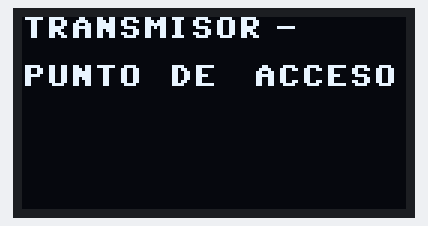
This program was run on a simulated MicroPython board. Parts: 128×64 one-colour display. The board's own WiFi access point starts at once; one TCP client connects 1 s after the port opens and stays connected; what the program prints to the serial console is not drawn.

Above: at 0.1 s.
At 8.1 s:
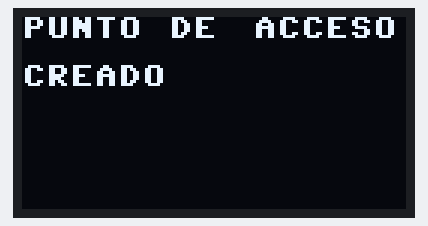
At 13.2 s:
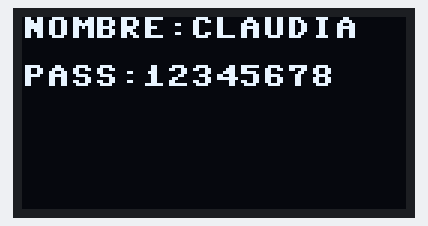
At 18.2 s:
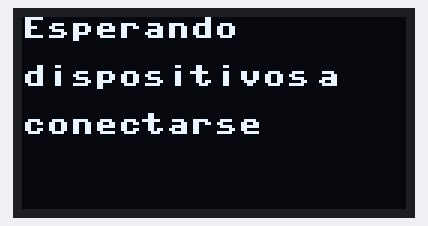

The program:

INFORME__transmisor-ack__wifi_AP_-_copia.py
```python
# primero ejecuta este, cuando salga que se creo el punto de acceso
# ejecuta el codigo del receptor, especificamente, cuando este entre
# mostrando la clave ESPECIFICAMENTE AHI CONECTALO

from time import sleep
import time
import machine
import uos
from machine import Pin, I2C
from ssd1306 import SSD1306_I2C
import network
import socket

def pantalla():
    WIDTH = 128
    HEIGHT = 64
    i2c = I2C(0, scl=Pin(17), sda=Pin(16), freq=400000)
    oled = SSD1306_I2C(WIDTH, HEIGHT, i2c)
    return oled

def mostrar_oled(oled, message):
    oled.fill(0)
    ancho_caracter = 7  # <-- tamaño en pixeles de un caracter
    max_columna = 120   # <-- long max de la pantalla
    fila = 0            # <-- primera linea
    columna = 0			# <-- primera columna
    palabras = message.split() # <-- string a lista
    for palabra in palabras:
        ancho_palabra = len(palabra) * ancho_caracter
        if columna + ancho_palabra > max_columna:
            fila += 16
            columna = 0
        if fila >= 50:
            oled.show()
            sleep(1)
            oled.fill(0)
            fila = 0
            columna = 0
        oled.text(palabra, columna, fila)
        columna = columna + 7 # --> espacio entre palabras porsia
        columna += ancho_palabra + ancho_caracter
    oled.show()
    sleep(5)

def get_data(file_name): # Function to read data from a file
    with open(file_name, 'r') as file:
        data = file.read()
    return data

def envio_wifi(oled):
    cadena = "TRANSMISOR - PUNTO DE ACCESO"
    mostrar_oled(oled, cadena)
    sleep(3)

    ap = network.WLAN(network.AP_IF) # crear punto acceso
    ap.config(essid='claudia', password='12345678') # credenciales
    ap.active(True) # prender ap

    cadena = "PUNTO DE ACCESO CREADO "
    mostrar_oled(oled, cadena)

    cadena = "NOMBRE:CLAUDIA PASS:12345678"
    mostrar_oled(oled, cadena)

    status = ap.ifconfig()
    ip = status[0] # Get the IP address
    print('IP: = ' + ip)

    addr = socket.getaddrinfo(ip, 80)[0][-1]
    s = socket.socket()
    s.bind(addr)
    s.listen(50) #listen(numero) --> nmro cliente a aceptar
    #print("Escuchando en la direccion: ", addr)
    cadena = "Esperando dispositivos a conectarse"
    mostrar_oled(oled, cadena)

    while True:  # escuchar conexiones
        try:
            conn, addr = s.accept()  # aceptar conexion entrante
            print("Cliente conectado desde la direccion: ", addr)

            r = conn.recv(1024)  # recibir peticion de 1024

            response = get_data('enviar_wifi.csv')
            cadena = "Mensaje a enviar: "
            mostrar_oled(oled, cadena)
            mostrar_oled(oled, response)
            conn.send(response)

            cadena = "Mensaje enviado al dispositivo conectado"
            mostrar_oled(oled, cadena)

            # Esperar por el ACK del receptor
            sleep(8)
            ack = conn.recv(1024)  # esperar el ACK
            if ack:
                ack = str(ack)
                print("ACK recibido del receptor")
                cadena = "Mensaje de confirmacion recibido: " + ack
                print("Mensaje de confirmacion recibido: " , ack)
                mostrar_oled(oled, cadena)


            break

        except OSError as e:
            if ack:
                ack = str(ack)
                print("ACK recibido del receptor")
                cadena = "Mensaje de confirmacion recibido: " + ack
                print("Mensaje de confirmacion recibido: " , ack)
                mostrar_oled(oled, cadena)

        print("Conexion cerrada")
        cadena = "Conexion cerrada"
        mostrar_oled(oled, cadena)
        conn.close()  # <-cerrar conexion

def main():
    oled = pantalla()
    envio_wifi(oled)

if __name__ == "__main__":
    main()
```

Measured:
- what the display in image 1 shows lasts 5.0 s, from 8.1 s to 13.1 s
